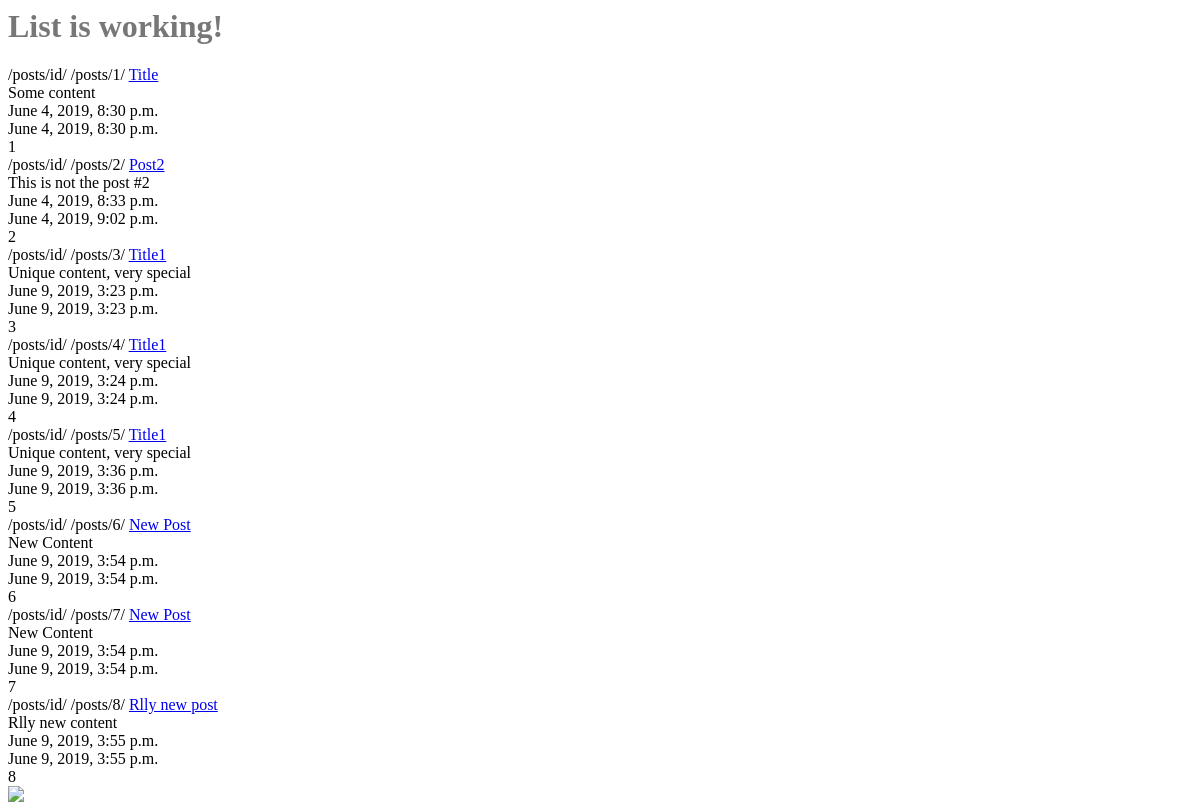
The app's page /posts/, older data.
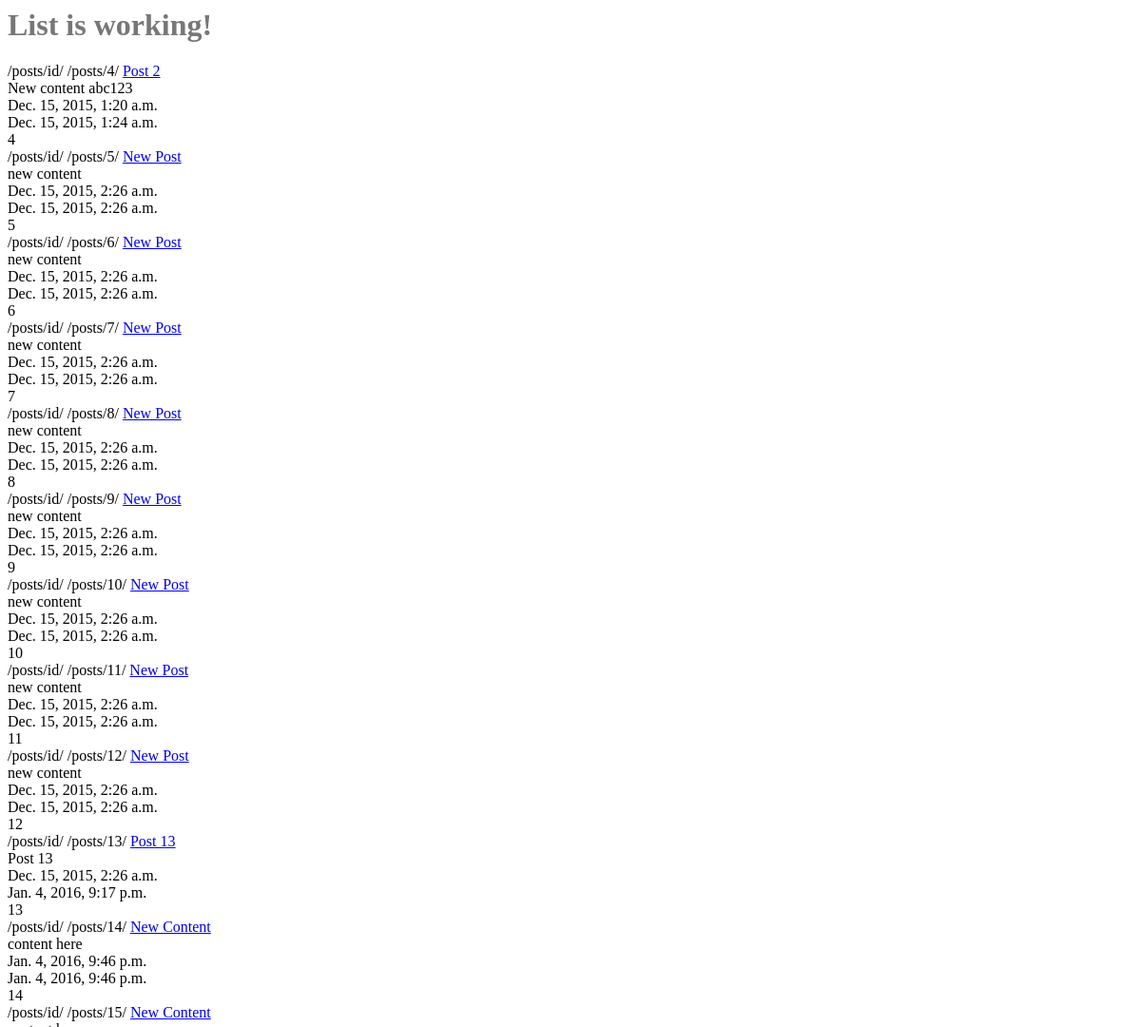
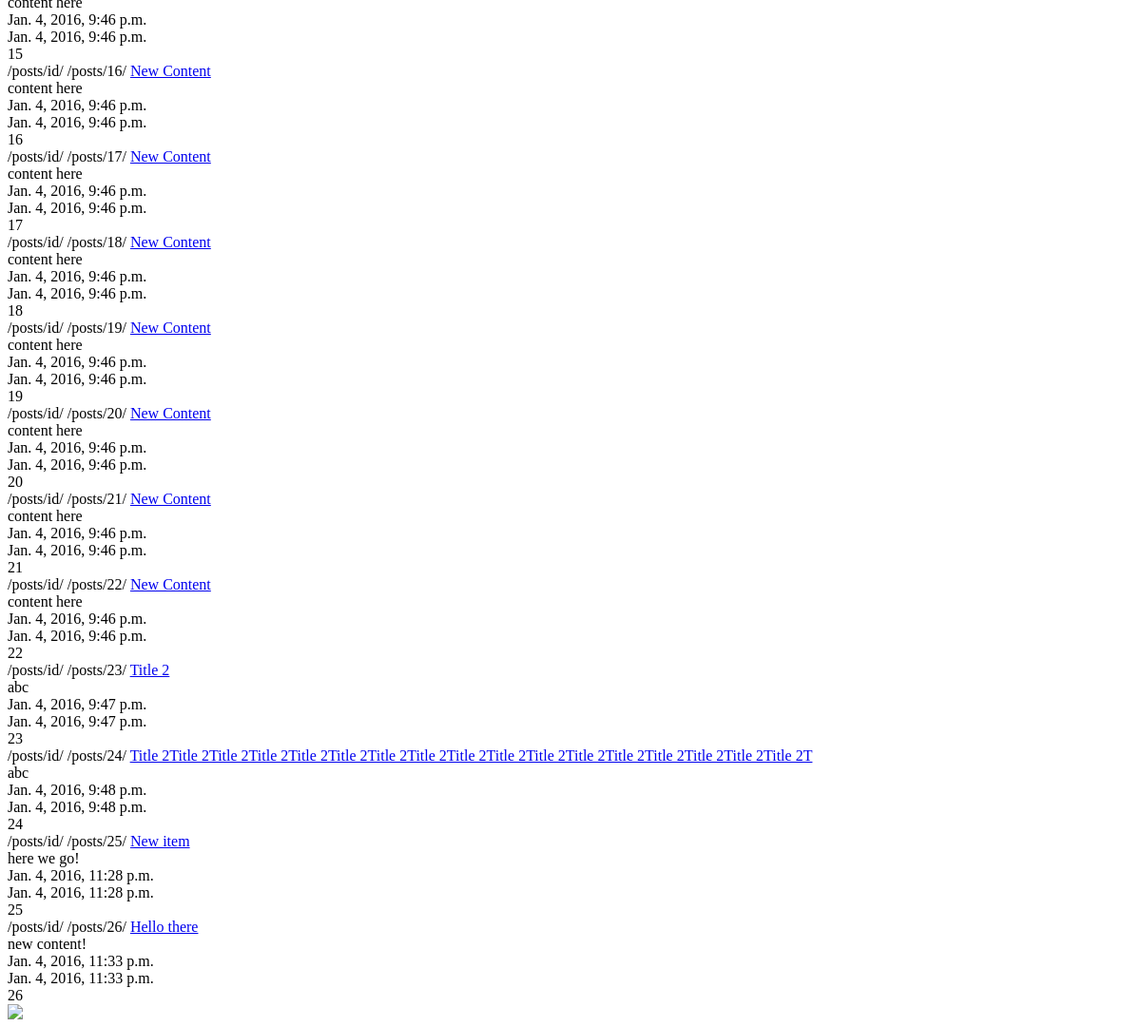
The same page, newer data (2 pictures, top to bottom).
### posts/models.py (models this page shows, shortened)
class Post(models.Model):
    title = models.CharField(max_length=120)
    content = models.TextField()
    updated = models.DateTimeField(auto_now=True, auto_now_add=False)
    timestamp = models.DateTimeField(auto_now=False, auto_now_add=True)
    def get_absolute_url(self):
        return reverse("posts:detail", kwargs={"id": self.id})

### posts/views.py (the view)
def post_list(request):
	queryset = Post.objects.all()
	context = {
		"object_list": queryset,
		"title": "List"
	}
	return render(request, "post_list.html", context)

### templates/post_list.html
{% extends "base.html" %}
{% block content %}
<h1>{{ title }} is working!</h1>
{% for obj in object_list %}
/posts/id/
{% url "posts:detail" id=obj.id %}
<a href='{{ obj.get_absolute_url }}'>{{ obj.title }}</a><br/>
{{ obj.content }}<br/>
{{ obj.timestamp }}<br/>
{{ obj.updated }}<br/>
{{ obj.id }}<br/>
{% endfor %}
{% endblock content %}

Row changes from the older to the newer data that the page shows:
removed Post: id "/posts/1/", title "Title", content "Some content", timestamp "June 4, 2019, 8:30 p.m.", updated "June 4, 2019, 8:30 p.m.", id "1"
removed Post: id "/posts/2/", title "Post2", content "This is not the post #2", timestamp "June 4, 2019, 8:33 p.m.", updated "June 4, 2019, 9:02 p.m.", id "2"
removed Post: id "/posts/3/", title "Title1", content "Unique content, very special", timestamp "June 9, 2019, 3:23 p.m.", updated "June 9, 2019, 3:23 p.m.", id "3"
changed Post "/posts/4/": title "Title1" → "Post 2"; content "Unique content, very special" → "New content abc123"; timestamp "June 9, 2019, 3:24 p.m." → "Dec. 15, 2015, 1:20 a.m."; updated "June 9, 2019, 3:24 p.m." → "Dec. 15, 2015, 1:24 a.m."
changed Post "/posts/5/": title "Title1" → "New Post"; content "Unique content, very special" → "new content"; timestamp "June 9, 2019, 3:36 p.m." → "Dec. 15, 2015, 2:26 a.m."; updated "June 9, 2019, 3:36 p.m." → "Dec. 15, 2015, 2:26 a.m."
changed Post "/posts/6/": content "New Content" → "new content"; timestamp "June 9, 2019, 3:54 p.m." → "Dec. 15, 2015, 2:26 a.m."; updated "June 9, 2019, 3:54 p.m." → "Dec. 15, 2015, 2:26 a.m."
changed Post "/posts/7/": content "New Content" → "new content"; timestamp "June 9, 2019, 3:54 p.m." → "Dec. 15, 2015, 2:26 a.m."; updated "June 9, 2019, 3:54 p.m." → "Dec. 15, 2015, 2:26 a.m."
changed Post "/posts/8/": title "Rlly new post" → "New Post"; content "Rlly new content" → "new content"; timestamp "June 9, 2019, 3:55 p.m." → "Dec. 15, 2015, 2:26 a.m."; updated "June 9, 2019, 3:55 p.m." → "Dec. 15, 2015, 2:26 a.m."
added Post: id "/posts/9/", title "New Post", content "new content", timestamp "Dec. 15, 2015, 2:26 a.m.", updated "Dec. 15, 2015, 2:26 a.m.", id "9"
added Post: id "/posts/10/", title "New Post", content "new content", timestamp "Dec. 15, 2015, 2:26 a.m.", updated "Dec. 15, 2015, 2:26 a.m.", id "10"
added Post: id "/posts/11/", title "New Post", content "new content", timestamp "Dec. 15, 2015, 2:26 a.m.", updated "Dec. 15, 2015, 2:26 a.m.", id "11"
added Post: id "/posts/12/", title "New Post", content "new content", timestamp "Dec. 15, 2015, 2:26 a.m.", updated "Dec. 15, 2015, 2:26 a.m.", id "12"
added Post: id "/posts/13/", title "Post 13", content "Post 13", timestamp "Dec. 15, 2015, 2:26 a.m.", updated "Jan. 4, 2016, 9:17 p.m.", id "13"
added Post: id "/posts/14/", title "New Content", content "content here", timestamp "Jan. 4, 2016, 9:46 p.m.", updated "Jan. 4, 2016, 9:46 p.m.", id "14"
added Post: id "/posts/15/", title "New Content", content "content here", timestamp "Jan. 4, 2016, 9:46 p.m.", updated "Jan. 4, 2016, 9:46 p.m.", id "15"
added Post: id "/posts/16/", title "New Content", content "content here", timestamp "Jan. 4, 2016, 9:46 p.m.", updated "Jan. 4, 2016, 9:46 p.m.", id "16"
added Post: id "/posts/17/", title "New Content", content "content here", timestamp "Jan. 4, 2016, 9:46 p.m.", updated "Jan. 4, 2016, 9:46 p.m.", id "17"
added Post: id "/posts/18/", title "New Content", content "content here", timestamp "Jan. 4, 2016, 9:46 p.m.", updated "Jan. 4, 2016, 9:46 p.m.", id "18"
added Post: id "/posts/19/", title "New Content", content "content here", timestamp "Jan. 4, 2016, 9:46 p.m.", updated "Jan. 4, 2016, 9:46 p.m.", id "19"
added Post: id "/posts/20/", title "New Content", content "content here", timestamp "Jan. 4, 2016, 9:46 p.m.", updated "Jan. 4, 2016, 9:46 p.m.", id "20"
added Post: id "/posts/21/", title "New Content", content "content here", timestamp "Jan. 4, 2016, 9:46 p.m.", updated "Jan. 4, 2016, 9:46 p.m.", id "21"
added Post: id "/posts/22/", title "New Content", content "content here", timestamp "Jan. 4, 2016, 9:46 p.m.", updated "Jan. 4, 2016, 9:46 p.m.", id "22"
added Post: id "/posts/23/", title "Title 2", content "abc", timestamp "Jan. 4, 2016, 9:47 p.m.", updated "Jan. 4, 2016, 9:47 p.m.", id "23"
added Post: id "/posts/24/", title "Title 2Title 2Title 2Title 2Title 2Title 2Title 2Title 2Title 2Title 2Title 2Title 2Title 2Title 2Title 2Title 2Title 2T", content "abc", timestamp "Jan. 4, 2016, 9:48 p.m.", updated "Jan. 4, 2016, 9:48 p.m.", id "24"
added Post: id "/posts/25/", title "New item", content "here we go!", timestamp "Jan. 4, 2016, 11:28 p.m.", updated "Jan. 4, 2016, 11:28 p.m.", id "25"
added Post: id "/posts/26/", title "Hello there", content "new content!", timestamp "Jan. 4, 2016, 11:33 p.m.", updated "Jan. 4, 2016, 11:33 p.m.", id "26"
